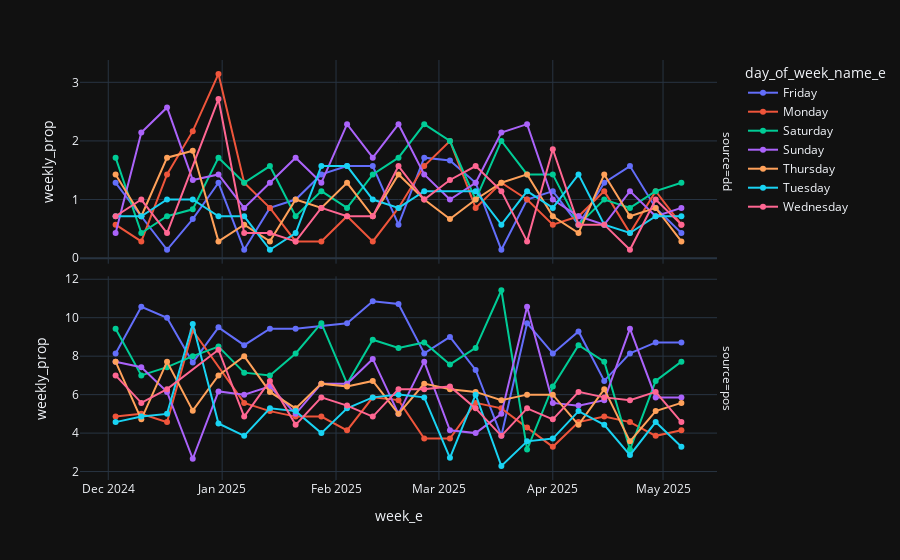

Notebook source saved alongside this figure:
### Code cell
fig = px.line(day_of_week_prop.query('week_e > "2024-11-26" & week_e < "2025-05-13"'),x = 'week_e',y = 'weekly_prop',color = 'day_of_week_name_e',markers = '-o-',facet_row = 'source')
fig.for_each_yaxis(lambda y : y.update(matches = None))
fig.show()
